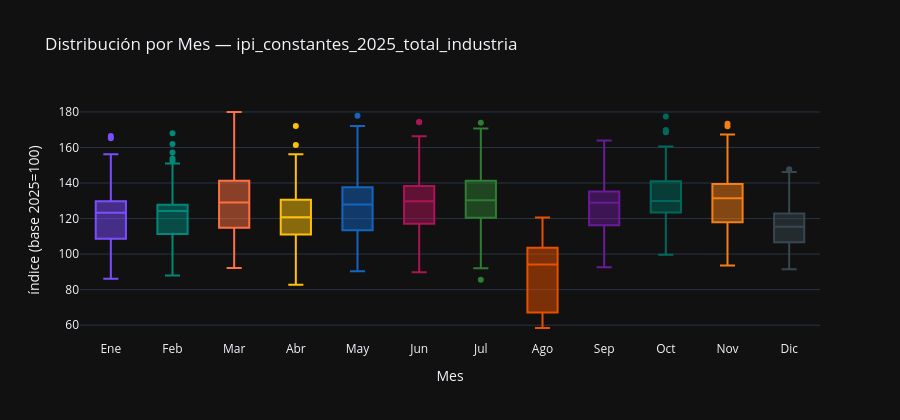

Notebook code cell kept with this figure:
### Markdown cell above
### Análisis:

El `ipi_constantes_2025_total_industria` presenta 17 outliers por criterio IQR y ninguno por z-score, una combinación que tiene una causa directa y reveladora: los outliers por IQR no son anomalías sino los mínimos estacionales de agosto, que la fuerte caída del verano industrial sitúa de forma recurrente por debajo del bigote inferior de la distribución. Que el z-score no detecte ninguno confirma que estos valores, aunque extremos respecto al cuerpo de la distribución, están dentro de las tres desviaciones típicas y forman parte del patrón regular de la serie.

Los diez valores extremos lo confirman: los cinco mínimos corresponden todos al mes de agosto (1982, 1981, 1975, 1983 y 1980, entre 58,40 y 61,49), los meses de menor actividad fabril en el periodo de tipos de producción más bajos, y los cinco máximos al pico industrial de 2006-2007 (entre 174,42 y 179,98), justo antes del colapso de la crisis financiera. Ninguno es una anomalía de medición: los mínimos son la estacionalidad de agosto y los máximos el techo histórico de la producción industrial española, dos rasgos genuinos de la serie.

### Code cell
if DATASET_CONFIG['frecuencia_original'] == 'trimestral':
    y_periodo = y.index.quarter.map({1:'T1', 2:'T2', 3:'T3', 4:'T4'})
    titulo_grupo = 'Trimestre'
    orden_periodos = ['T1', 'T2', 'T3', 'T4']
elif DATASET_CONFIG['frecuencia_original'] == 'mensual':
    meses = ['Ene','Feb','Mar','Abr','May','Jun','Jul','Ago','Sep','Oct','Nov','Dic']
    y_periodo = y.index.month.map({i+1: m for i, m in enumerate(meses)})
    titulo_grupo = 'Mes'
    orden_periodos = meses
else:
    meses = ['Ene','Feb','Mar','Abr','May','Jun','Jul','Ago','Sep','Oct','Nov','Dic']
    y_periodo = y.index.month.map({i+1: m for i, m in enumerate(meses)})
    titulo_grupo = 'Mes'
    orden_periodos = meses

colores_bp = ['#7C4DFF', '#00897B', '#FF7043', '#FFC107',
               '#1565C0', '#AD1457', '#2E7D32', '#E65100',
               '#6A1B9A', '#00695C', '#F57F17', '#37474F']

df_box = pd.DataFrame({
    'periodo': y_periodo.values,
    'valor': y.values,
    'fecha': y.index.strftime('%Y-%m-%d'),
})
df_box['periodo'] = pd.Categorical(df_box['periodo'],
                                    categories=[p for p in orden_periodos if p in df_box['periodo'].values],
                                    ordered=True)

fig = px.box(
    df_box, x='periodo', y='valor', color='periodo',
    hover_data=['fecha'],
    title=f'Distribución por {titulo_grupo} — {VAR_PRINCIPAL}',
    labels={'valor': UNIDADES, 'periodo': titulo_grupo, 'fecha': 'Fecha'},
    color_discrete_sequence=colores_bp,
    category_orders={'periodo': orden_periodos},
)
fig.update_layout(showlegend=False, height=420)
fig.show()

### Figure 1 — Plotly figure (JSON) as saved in the notebook; plotly's stock layout.template omitted (floating-point values rounded to 4 significant figures)
{"data": [{"alignmentgroup": "True", "customdata": [["1975-01-01"], ["1976-01-01"], ["1977-01-01"], ["1978-01-01"], ["1979-01-01"], ["1980-01-01"], ["1981-01-01"], ["1982-01-01"], ["1983-01-01"], ["1984-01-01"], ["1985-01-01"], ["1986-01-01"], ["1987-01-01"], ["1988-01-01"], ["1989-01-01"], ["1990-01-01"], ["1991-01-01"], ["1992-01-01"], ["1993-01-01"], ["1994-01-01"], ["1995-01-01"], ["1996-01-01"], ["1997-01-01"], ["1998-01-01"], ["1999-01-01"], ["2000-01-01"], ["2001-01-01"], ["2002-01-01"], ["2003-01-01"], ["2004-01-01"], ["2005-01-01"], ["2006-01-01"], ["2007-01-01"], ["2008-01-01"], ["2009-01-01"], ["2010-01-01"], ["2011-01-01"], ["2012-01-01"], ["2013-01-01"], ["2014-01-01"], ["2015-01-01"], ["2016-01-01"], ["2017-01-01"], ["2018-01-01"], ["2019-01-01"], ["2020-01-01"], ["2021-01-01"], ["2022-01-01"], ["2023-01-01"], ["2024-01-01"], ["2025-01-01"]], "hovertemplate": "Mes=%{x}<br>índice (base 2025=100)=%{y}<br>Fecha=%{customdata[0]}<extra></extra>", "legendgroup": "Ene", "marker": {"color": "#7C4DFF"}, "name": "Ene", "notched": false, "offsetgroup": "Ene", "orientation": "v", "showlegend": true, "type": "box", "x": ["Ene", "Ene", "Ene", "Ene", "Ene", "Ene", "Ene", "Ene", "Ene", "Ene", "Ene", "Ene", "Ene", "Ene", "Ene", "Ene", "Ene", "Ene", "Ene", "Ene", "Ene", "Ene", "Ene", "Ene", "Ene", "Ene", "Ene", "Ene", "Ene", "Ene", "Ene", "Ene", "Ene", "Ene", "Ene", "Ene", "Ene", "Ene", "Ene", "Ene", "Ene", "Ene", "Ene", "Ene", "Ene", "Ene", "Ene", "Ene", "Ene", "Ene", "Ene"], "x0": " ", "xaxis": "x", "y": [86.05, 86.36, 94.7, 100.1, 103.7, 106.0, 100.4, 97.17, 102.7, 106.3, 108.9, 108.6, 107.7, 110.9, 123.7, 129.0, 127.5, 123.3, 108.3, 112.0, 128.1, 126.2, 129.9, 135.8, 138.7, 145.7, 152.6, 149.2, 148.9, 144.4, 145.7, 156.2, 166.5, 165.2, 124.7, 118.5, 123.3, 120.0, 115.6, 115.3, 112.6, 116.1, 124.1, 128.3, 131.0, 125.4, 117.9, 121.8, 122.8, 127.5, 125.8], "y0": " ", "yaxis": "y"}, {"alignmentgroup": "True", "customdata": [["1975-02-01"], ["1976-02-01"], ["1977-02-01"], ["1978-02-01"], ["1979-02-01"], ["1980-02-01"], ["1981-02-01"], ["1982-02-01"], ["1983-02-01"], ["1984-02-01"], ["1985-02-01"], ["1986-02-01"], ["1987-02-01"], ["1988-02-01"], ["1989-02-01"], ["1990-02-01"], ["1991-02-01"], ["1992-02-01"], ["1993-02-01"], ["1994-02-01"], ["1995-02-01"], ["1996-02-01"], ["1997-02-01"], ["1998-02-01"], ["1999-02-01"], ["2000-02-01"], ["2001-02-01"], ["2002-02-01"], ["2003-02-01"], ["2004-02-01"], ["2005-02-01"], ["2006-02-01"], ["2007-02-01"], ["2008-02-01"], ["2009-02-01"], ["2010-02-01"], ["2011-02-01"], ["2012-02-01"], ["2013-02-01"], ["2014-02-01"], ["2015-02-01"], ["2016-02-01"], ["2017-02-01"], ["2018-02-01"], ["2019-02-01"], ["2020-02-01"], ["2021-02-01"], ["2022-02-01"], ["2023-02-01"], ["2024-02-01"], ["2025-02-01"]], "hovertemplate": "Mes=%{x}<br>índice (base 2025=100)=%{y}<br>Fecha=%{customdata[0]}<extra></extra>", "legendgroup": "Feb", "marker": {"color": "#00897B"}, "name": "Feb", "notched": false, "offsetgroup": "Feb", "orientation": "v", "showlegend": true, "type": "box", "x": ["Feb", "Feb", "Feb", "Feb", "Feb", "Feb", "Feb", "Feb", "Feb", "Feb", "Feb", "Feb", "Feb", "Feb", "Feb", "Feb", "Feb", "Feb", "Feb", "Feb", "Feb", "Feb", "Feb", "Feb", "Feb", "Feb", "Feb", "Feb", "Feb", "Feb", "Feb", "Feb", "Feb", "Feb", "Feb", "Feb", "Feb", "Feb", "Feb", "Feb", "Feb", "Feb", "Feb", "Feb", "Feb", "Feb", "Feb", "Feb", "Feb", "Feb", "Feb"], "x0": " ", "xaxis": "x", "y": [87.9, 89.45, 99.03, 100.4, 97.02, 105.7, 102.3, 99.65, 102.3, 107.2, 104.0, 108.1, 112.9, 118.6, 121.3, 121.4, 121.6, 124.2, 110.9, 116.9, 124.8, 125.9, 125.4, 140.3, 140.1, 153.9, 148.6, 146.8, 149.7, 152.5, 150.9, 157.1, 161.9, 168.1, 127.3, 124.8, 127.8, 123.5, 112.7, 115.9, 117.2, 125.0, 123.3, 126.7, 126.8, 126.4, 122.1, 126.7, 125.4, 130.7, 127.7], "y0": " ", "yaxis": "y"}, {"alignmentgroup": "True", "customdata": [["1975-03-01"], ["1976-03-01"], ["1977-03-01"], ["1978-03-01"], ["1979-03-01"], ["1980-03-01"], ["1981-03-01"], ["1982-03-01"], ["1983-03-01"], ["1984-03-01"], ["1985-03-01"], ["1986-03-01"], ["1987-03-01"], ["1988-03-01"], ["1989-03-01"], ["1990-03-01"], ["1991-03-01"], ["1992-03-01"], ["1993-03-01"], ["1994-03-01"], ["1995-03-01"], ["1996-03-01"], ["1997-03-01"], ["1998-03-01"], ["1999-03-01"], ["2000-03-01"], ["2001-03-01"], ["2002-03-01"], ["2003-03-01"], ["2004-03-01"], ["2005-03-01"], ["2006-03-01"], ["2007-03-01"], ["2008-03-01"], ["2009-03-01"], ["2010-03-01"], ["2011-03-01"], ["2012-03-01"], ["2013-03-01"], ["2014-03-01"], ["2015-03-01"], ["2016-03-01"], ["2017-03-01"], ["2018-03-01"], ["2019-03-01"], ["2020-03-01"], ["2021-03-01"], ["2022-03-01"], ["2023-03-01"], ["2024-03-01"], ["2025-03-01"]], "hovertemplate": "Mes=%{x}<br>índice (base 2025=100)=%{y}<br>Fecha=%{customdata[0]}<extra></extra>", "legendgroup": "Mar", "marker": {"color": "#FF7043"}, "name": "Mar", "notched": false, "offsetgroup": "Mar", "orientation": "v", "showlegend": true, "type": "box", "x": ["Mar", "Mar", "Mar", "Mar", "Mar", "Mar", "Mar", "Mar", "Mar", "Mar", "Mar", "Mar", "Mar", "Mar", "Mar", "Mar", "Mar", "Mar", "Mar", "Mar", "Mar", "Mar", "Mar", "Mar", "Mar", "Mar", "Mar", "Mar", "Mar", "Mar", "Mar", "Mar", "Mar", "Mar", "Mar", "Mar", "Mar", "Mar", "Mar", "Mar", "Mar", "Mar", "Mar", "Mar", "Mar", "Mar", "Mar", "Mar", "Mar", "Mar", "Mar"], "x0": " ", "xaxis": "x", "y": [92.23, 95.63, 108.3, 102.9, 106.0, 107.1, 107.8, 109.7, 111.4, 110.5, 109.5, 107.7, 118.8, 127.1, 127.1, 133.3, 119.0, 128.1, 120.5, 127.3, 140.1, 130.9, 130.7, 149.1, 152.0, 167.5, 161.4, 144.0, 158.0, 169.6, 158.5, 178.1, 180.0, 152.5, 131.9, 140.9, 141.4, 126.8, 113.7, 122.8, 129.0, 127.8, 139.7, 134.5, 134.3, 118.1, 136.4, 136.3, 142.7, 125.4, 135.8], "y0": " ", "yaxis": "y"}, {"alignmentgroup": "True", "customdata": [["1975-04-01"], ["1976-04-01"], ["1977-04-01"], ["1978-04-01"], ["1979-04-01"], ["1980-04-01"], ["1981-04-01"], ["1982-04-01"], ["1983-04-01"], ["1984-04-01"], ["1985-04-01"], ["1986-04-01"], ["1987-04-01"], ["1988-04-01"], ["1989-04-01"], ["1990-04-01"], ["1991-04-01"], ["1992-04-01"], ["1993-04-01"], ["1994-04-01"], ["1995-04-01"], ["1996-04-01"], ["1997-04-01"], ["1998-04-01"], ["1999-04-01"], ["2000-04-01"], ["2001-04-01"], ["2002-04-01"], ["2003-04-01"], ["2004-04-01"], ["2005-04-01"], ["2006-04-01"], ["2007-04-01"], ["2008-04-01"], ["2009-04-01"], ["2010-04-01"], ["2011-04-01"], ["2012-04-01"], ["2013-04-01"], ["2014-04-01"], ["2015-04-01"], ["2016-04-01"], ["2017-04-01"], ["2018-04-01"], ["2019-04-01"], ["2020-04-01"], ["2021-04-01"], ["2022-04-01"], ["2023-04-01"], ["2024-04-01"], ["2025-04-01"]], "hovertemplate": "Mes=%{x}<br>índice (base 2025=100)=%{y}<br>Fecha=%{customdata[0]}<extra></extra>", "legendgroup": "Abr", "marker": {"color": "#FFC107"}, "name": "Abr", "notched": false, "offsetgroup": "Abr", "orientation": "v", "showlegend": true, "type": "box", "x": ["Abr", "Abr", "Abr", "Abr", "Abr", "Abr", "Abr", "Abr", "Abr", "Abr", "Abr", "Abr", "Abr", "Abr", "Abr", "Abr", "Abr", "Abr", "Abr", "Abr", "Abr", "Abr", "Abr", "Abr", "Abr", "Abr", "Abr", "Abr", "Abr", "Abr", "Abr", "Abr", "Abr", "Abr", "Abr", "Abr", "Abr", "Abr", "Abr", "Abr", "Abr", "Abr", "Abr", "Abr", "Abr", "Abr", "Abr", "Abr", "Abr", "Abr", "Abr"], "x0": " ", "xaxis": "x", "y": [91.15, 94.55, 99.03, 101.3, 97.48, 102.0, 101.8, 100.6, 103.8, 100.4, 104.3, 116.2, 112.3, 116.8, 125.4, 118.0, 125.6, 120.8, 110.9, 119.3, 119.7, 120.8, 142.3, 138.1, 141.2, 141.0, 140.6, 156.2, 148.9, 150.5, 161.4, 146.3, 153.7, 172.1, 123.3, 127.0, 120.7, 111.3, 118.2, 115.7, 118.5, 129.5, 115.4, 128.3, 125.7, 82.8, 123.9, 123.7, 117.0, 131.0, 123.5], "y0": " ", "yaxis": "y"}, {"alignmentgroup": "True", "customdata": [["1975-05-01"], ["1976-05-01"], ["1977-05-01"], ["1978-05-01"], ["1979-05-01"], ["1980-05-01"], ["1981-05-01"], ["1982-05-01"], ["1983-05-01"], ["1984-05-01"], ["1985-05-01"], ["1986-05-01"], ["1987-05-01"], ["1988-05-01"], ["1989-05-01"], ["1990-05-01"], ["1991-05-01"], ["1992-05-01"], ["1993-05-01"], ["1994-05-01"], ["1995-05-01"], ["1996-05-01"], ["1997-05-01"], ["1998-05-01"], ["1999-05-01"], ["2000-05-01"], ["2001-05-01"], ["2002-05-01"], ["2003-05-01"], ["2004-05-01"], ["2005-05-01"], ["2006-05-01"], ["2007-05-01"], ["2008-05-01"], ["2009-05-01"], ["2010-05-01"], ["2011-05-01"], ["2012-05-01"], ["2013-05-01"], ["2014-05-01"], ["2015-05-01"], ["2016-05-01"], ["2017-05-01"], ["2018-05-01"], ["2019-05-01"], ["2020-05-01"], ["2021-05-01"], ["2022-05-01"], ["2023-05-01"], ["2024-05-01"], ["2025-05-01"]], "hovertemplate": "Mes=%{x}<br>índice (base 2025=100)=%{y}<br>Fecha=%{customdata[0]}<extra></extra>", "legendgroup": "May", "marker": {"color": "#1565C0"}, "name": "May", "notched": false, "offsetgroup": "May", "orientation": "v", "showlegend": true, "type": "box", "x": ["May", "May", "May", "May", "May", "May", "May", "May", "May", "May", "May", "May", "May", "May", "May", "May", "May", "May", "May", "May", "May", "May", "May", "May", "May", "May", "May", "May", "May", "May", "May", "May", "May", "May", "May", "May", "May", "May", "May", "May", "May", "May", "May", "May", "May", "May", "May", "May", "May", "May", "May"], "x0": " ", "xaxis": "x", "y": [90.38, 96.4, 104.4, 102.3, 109.7, 107.4, 105.4, 105.7, 109.7, 110.3, 111.4, 112.2, 118.3, 124.4, 128.7, 131.6, 127.8, 123.3, 117.1, 125.4, 137.7, 133.3, 137.2, 144.8, 149.2, 163.6, 162.1, 158.7, 156.5, 160.8, 161.3, 172.1, 177.8, 162.8, 126.5, 133.0, 132.7, 126.3, 122.5, 123.3, 124.9, 127.8, 135.7, 137.3, 139.5, 100.4, 128.0, 137.2, 135.9, 135.5, 134.2], "y0": " ", "yaxis": "y"}, {"alignmentgroup": "True", "customdata": [["1975-06-01"], ["1976-06-01"], ["1977-06-01"], ["1978-06-01"], ["1979-06-01"], ["1980-06-01"], ["1981-06-01"], ["1982-06-01"], ["1983-06-01"], ["1984-06-01"], ["1985-06-01"], ["1986-06-01"], ["1987-06-01"], ["1988-06-01"], ["1989-06-01"], ["1990-06-01"], ["1991-06-01"], ["1992-06-01"], ["1993-06-01"], ["1994-06-01"], ["1995-06-01"], ["1996-06-01"], ["1997-06-01"], ["1998-06-01"], ["1999-06-01"], ["2000-06-01"], ["2001-06-01"], ["2002-06-01"], ["2003-06-01"], ["2004-06-01"], ["2005-06-01"], ["2006-06-01"], ["2007-06-01"], ["2008-06-01"], ["2009-06-01"], ["2010-06-01"], ["2011-06-01"], ["2012-06-01"], ["2013-06-01"], ["2014-06-01"], ["2015-06-01"], ["2016-06-01"], ["2017-06-01"], ["2018-06-01"], ["2019-06-01"], ["2020-06-01"], ["2021-06-01"], ["2022-06-01"], ["2023-06-01"], ["2024-06-01"], ["2025-06-01"]], "hovertemplate": "Mes=%{x}<br>índice (base 2025=100)=%{y}<br>Fecha=%{customdata[0]}<extra></extra>", "legendgroup": "Jun", "marker": {"color": "#AD1457"}, "name": "Jun", "notched": false, "offsetgroup": "Jun", "orientation": "v", "showlegend": true, "type": "box", "x": ["Jun", "Jun", "Jun", "Jun", "Jun", "Jun", "Jun", "Jun", "Jun", "Jun", "Jun", "Jun", "Jun", "Jun", "Jun", "Jun", "Jun", "Jun", "Jun", "Jun", "Jun", "Jun", "Jun", "Jun", "Jun", "Jun", "Jun", "Jun", "Jun", "Jun", "Jun", "Jun", "Jun", "Jun", "Jun", "Jun", "Jun", "Jun", "Jun", "Jun", "Jun", "Jun", "Jun", "Jun", "Jun", "Jun", "Jun", "Jun", "Jun", "Jun", "Jun"], "x0": " ", "xaxis": "x", "y": [89.76, 94.39, 99.34, 106.1, 105.5, 102.7, 105.4, 102.6, 106.9, 105.2, 102.9, 113.7, 119.6, 123.3, 132.4, 131.6, 125.8, 126.4, 119.0, 129.6, 138.6, 130.5, 140.4, 152.2, 155.0, 163.1, 159.1, 150.6, 157.1, 166.4, 166.2, 174.3, 174.4, 155.4, 133.2, 137.5, 134.2, 124.3, 118.5, 121.8, 130.8, 129.5, 135.2, 132.3, 129.7, 116.7, 129.0, 137.3, 134.1, 128.1, 134.0], "y0": " ", "yaxis": "y"}, {"alignmentgroup": "True", "customdata": [["1975-07-01"], ["1976-07-01"], ["1977-07-01"], ["1978-07-01"], ["1979-07-01"], ["1980-07-01"], ["1981-07-01"], ["1982-07-01"], ["1983-07-01"], ["1984-07-01"], ["1985-07-01"], ["1986-07-01"], ["1987-07-01"], ["1988-07-01"], ["1989-07-01"], ["1990-07-01"], ["1991-07-01"], ["1992-07-01"], ["1993-07-01"], ["1994-07-01"], ["1995-07-01"], ["1996-07-01"], ["1997-07-01"], ["1998-07-01"], ["1999-07-01"], ["2000-07-01"], ["2001-07-01"], ["2002-07-01"], ["2003-07-01"], ["2004-07-01"], ["2005-07-01"], ["2006-07-01"], ["2007-07-01"], ["2008-07-01"], ["2009-07-01"], ["2010-07-01"], ["2011-07-01"], ["2012-07-01"], ["2013-07-01"], ["2014-07-01"], ["2015-07-01"], ["2016-07-01"], ["2017-07-01"], ["2018-07-01"], ["2019-07-01"], ["2020-07-01"], ["2021-07-01"], ["2022-07-01"], ["2023-07-01"], ["2024-07-01"], ["2025-07-01"]], "hovertemplate": "Mes=%{x}<br>índice (base 2025=100)=%{y}<br>Fecha=%{customdata[0]}<extra></extra>", "legendgroup": "Jul", "marker": {"color": "#2E7D32"}, "name": "Jul", "notched": false, "offsetgroup": "Jul", "orientation": "v", "showlegend": true, "type": "box", "x": ["Jul", "Jul", "Jul", "Jul", "Jul", "Jul", "Jul", "Jul", "Jul", "Jul", "Jul", "Jul", "Jul", "Jul", "Jul", "Jul", "Jul", "Jul", "Jul", "Jul", "Jul", "Jul", "Jul", "Jul", "Jul", "Jul", "Jul", "Jul", "Jul", "Jul", "Jul", "Jul", "Jul", "Jul", "Jul", "Jul", "Jul", "Jul", "Jul", "Jul", "Jul", "Jul", "Jul", "Jul", "Jul", "Jul", "Jul", "Jul", "Jul", "Jul", "Jul"], "x0": " ", "xaxis": "x", "y": [85.59, 95.48, 92.08, 95.32, 101.0, 102.3, 107.5, 103.5, 101.7, 105.5, 110.0, 115.1, 126.5, 122.4, 128.5, 128.2, 128.4, 128.4, 119.9, 126.2, 130.5, 135.6, 146.9, 155.4, 157.7, 157.9, 157.3, 162.8, 166.1, 166.4, 160.7, 166.5, 174.0, 170.7, 141.8, 138.6, 133.1, 127.2, 128.3, 129.7, 137.5, 126.8, 130.3, 135.0, 139.7, 130.9, 130.9, 132.5, 129.3, 135.0, 138.4], "y0": " ", "yaxis": "y"}, {"alignmentgroup": "True", "customdata": [["1975-08-01"], ["1976-08-01"], ["1977-08-01"], ["1978-08-01"], ["1979-08-01"], ["1980-08-01"], ["1981-08-01"], ["1982-08-01"], ["1983-08-01"], ["1984-08-01"], ["1985-08-01"], ["1986-08-01"], ["1987-08-01"], ["1988-08-01"], ["1989-08-01"], ["1990-08-01"], ["1991-08-01"], ["1992-08-01"], ["1993-08-01"], ["1994-08-01"], ["1995-08-01"], ["1996-08-01"], ["1997-08-01"], ["1998-08-01"], ["1999-08-01"], ["2000-08-01"], ["2001-08-01"], ["2002-08-01"], ["2003-08-01"], ["2004-08-01"], ["2005-08-01"], ["2006-08-01"], ["2007-08-01"], ["2008-08-01"], ["2009-08-01"], ["2010-08-01"], ["2011-08-01"], ["2012-08-01"], ["2013-08-01"], ["2014-08-01"], ["2015-08-01"], ["2016-08-01"], ["2017-08-01"], ["2018-08-01"], ["2019-08-01"], ["2020-08-01"], ["2021-08-01"], ["2022-08-01"], ["2023-08-01"], ["2024-08-01"], ["2025-08-01"]], "hovertemplate": "Mes=%{x}<br>índice (base 2025=100)=%{y}<br>Fecha=%{customdata[0]}<extra></extra>", "legendgroup": "Ago", "marker": {"color": "#E65100"}, "name": "Ago", "notched": false, "offsetgroup": "Ago", "orientation": "v", "showlegend": true, "type": "box", "x": ["Ago", "Ago", "Ago", "Ago", "Ago", "Ago", "Ago", "Ago", "Ago", "Ago", "Ago", "Ago", "Ago", "Ago", "Ago", "Ago", "Ago", "Ago", "Ago", "Ago", "Ago", "Ago", "Ago", "Ago", "Ago", "Ago", "Ago", "Ago", "Ago", "Ago", "Ago", "Ago", "Ago", "Ago", "Ago", "Ago", "Ago", "Ago", "Ago", "Ago", "Ago", "Ago", "Ago", "Ago", "Ago", "Ago", "Ago", "Ago", "Ago", "Ago", "Ago"], "x0": " ", "xaxis": "x", "y": [59.79, 62.57, 63.5, 65.2, 66.43, 61.49, 59.32, 58.4, 61.33, 65.5, 64.42, 61.95, 65.2, 69.21, 73.85, 73.54, 72.46, 72.3, 69.83, 78.95, 82.81, 81.57, 88.06, 94.08, 99.65, 106.9, 110.3, 105.7, 104.0, 110.0, 114.5, 117.9, 120.7, 106.8, 95.48, 98.72, 101.9, 98.32, 94.02, 91.75, 96.31, 101.9, 104.6, 105.7, 104.7, 98.51, 101.8, 107.2, 102.4, 98.43, 98.63], "y0": " ", "yaxis": "y"}, {"alignmentgroup": "True", "customdata": [["1975-09-01"], ["1976-09-01"], ["1977-09-01"], ["1978-09-01"], ["1979-09-01"], ["1980-09-01"], ["1981-09-01"], ["1982-09-01"], ["1983-09-01"], ["1984-09-01"], ["1985-09-01"], ["1986-09-01"], ["1987-09-01"], ["1988-09-01"], ["1989-09-01"], ["1990-09-01"], ["1991-09-01"], ["1992-09-01"], ["1993-09-01"], ["1994-09-01"], ["1995-09-01"], ["1996-09-01"], ["1997-09-01"], ["1998-09-01"], ["1999-09-01"], ["2000-09-01"], ["2001-09-01"], ["2002-09-01"], ["2003-09-01"], ["2004-09-01"], ["2005-09-01"], ["2006-09-01"], ["2007-09-01"], ["2008-09-01"], ["2009-09-01"], ["2010-09-01"], ["2011-09-01"], ["2012-09-01"], ["2013-09-01"], ["2014-09-01"], ["2015-09-01"], ["2016-09-01"], ["2017-09-01"], ["2018-09-01"], ["2019-09-01"], ["2020-09-01"], ["2021-09-01"], ["2022-09-01"], ["2023-09-01"], ["2024-09-01"], ["2025-09-01"]], "hovertemplate": "Mes=%{x}<br>índice (base 2025=100)=%{y}<br>Fecha=%{customdata[0]}<extra></extra>", "legendgroup": "Sep", "marker": {"color": "#6A1B9A"}, "name": "Sep", "notched": false, "offsetgroup": "Sep", "orientation": "v", "showlegend": true, "type": "box", "x": ["Sep", "Sep", "Sep", "Sep", "Sep", "Sep", "Sep", "Sep", "Sep", "Sep", "Sep", "Sep", "Sep", "Sep", "Sep", "Sep", "Sep", "Sep", "Sep", "Sep", "Sep", "Sep", "Sep", "Sep", "Sep", "Sep", "Sep", "Sep", "Sep", "Sep", "Sep", "Sep", "Sep", "Sep", "Sep", "Sep", "Sep", "Sep", "Sep", "Sep", "Sep", "Sep", "Sep", "Sep", "Sep", "Sep", "Sep", "Sep", "Sep", "Sep", "Sep"], "x0": " ", "xaxis": "x", "y": [92.54, 98.56, 103.0, 105.4, 102.9, 104.6, 102.7, 107.1, 107.8, 104.9, 108.5, 113.2, 120.8, 123.9, 129.0, 125.9, 126.4, 121.4, 119.6, 128.8, 129.8, 128.7, 142.3, 147.4, 153.6, 153.7, 149.2, 152.6, 156.0, 162.5, 163.0, 163.9, 161.8, 154.2, 134.6, 133.0, 131.5, 115.1, 119.3, 123.6, 128.4, 129.4, 129.7, 125.9, 129.6, 128.9, 130.4, 135.4, 128.9, 129.1, 134.8], "y0": " ", "yaxis": "y"}, {"alignmentgroup": "True", "customdata": [["1975-10-01"], ["1976-10-01"], ["1977-10-01"], ["1978-10-01"], ["1979-10-01"], ["1980-10-01"], ["1981-10-01"], ["1982-10-01"], ["1983-10-01"], ["1984-10-01"], ["1985-10-01"], ["1986-10-01"], ["1987-10-01"], ["1988-10-01"], ["1989-10-01"], ["1990-10-01"], ["1991-10-01"], ["1992-10-01"], ["1993-10-01"], ["1994-10-01"], ["1995-10-01"], ["1996-10-01"], ["1997-10-01"], ["1998-10-01"], ["1999-10-01"], ["2000-10-01"], ["2001-10-01"], ["2002-10-01"], ["2003-10-01"], ["2004-10-01"], ["2005-10-01"], ["2006-10-01"], ["2007-10-01"], ["2008-10-01"], ["2009-10-01"], ["2010-10-01"], ["2011-10-01"], ["2012-10-01"], ["2013-10-01"], ["2014-10-01"], ["2015-10-01"], ["2016-10-01"], ["2017-10-01"], ["2018-10-01"], ["2019-10-01"], ["2020-10-01"], ["2021-10-01"], ["2022-10-01"], ["2023-10-01"], ["2024-10-01"], ["2025-10-01"]], "hovertemplate": "Mes=%{x}<br>índice (base 2025=100)=%{y}<br>Fecha=%{customdata[0]}<extra></extra>", "legendgroup": "Oct", "marker": {"color": "#00695C"}, "name": "Oct", "notched": false, "offsetgroup": "Oct", "orientation": "v", "showlegend": true, "type": "box", "x": ["Oct", "Oct", "Oct", "Oct", "Oct", "Oct", "Oct", "Oct", "Oct", "Oct", "Oct", "Oct", "Oct", "Oct", "Oct", "Oct", "Oct", "Oct", "Oct", "Oct", "Oct", "Oct", "Oct", "Oct", "Oct", "Oct", "Oct", "Oct", "Oct", "Oct", "Oct", "Oct", "Oct", "Oct", "Oct", "Oct", "Oct", "Oct", "Oct", "Oct", "Oct", "Oct", "Oct", "Oct", "Oct", "Oct", "Oct", "Oct", "Oct", "Oct", "Oct"], "x0": " ", "xaxis": "x", "y": [99.65, 100.6, 103.0, 109.1, 109.4, 113.6, 109.5, 104.4, 106.8, 112.6, 121.6, 123.3, 125.4, 124.1, 131.9, 129.9, 137.3, 123.7, 119.4, 128.2, 132.9, 141.0, 153.6, 152.0, 151.7, 155.9, 160.5, 168.7, 169.8, 158.0, 158.0, 168.5, 177.5, 155.9, 136.0, 131.2, 124.9, 124.2, 125.6, 126.7, 126.5, 124.9, 133.3, 138.3, 139.6, 130.9, 126.9, 129.5, 130.2, 138.5, 140.6], "y0": " ", "yaxis": "y"}, {"alignmentgroup": "True", "customdata": [["1975-11-01"], ["1976-11-01"], ["1977-11-01"], ["1978-11-01"], ["1979-11-01"], ["1980-11-01"], ["1981-11-01"], ["1982-11-01"], ["1983-11-01"], ["1984-11-01"], ["1985-11-01"], ["1986-11-01"], ["1987-11-01"], ["1988-11-01"], ["1989-11-01"], ["1990-11-01"], ["1991-11-01"], ["1992-11-01"], ["1993-11-01"], ["1994-11-01"], ["1995-11-01"], ["1996-11-01"], ["1997-11-01"], ["1998-11-01"], ["1999-11-01"], ["2000-11-01"], ["2001-11-01"], ["2002-11-01"], ["2003-11-01"], ["2004-11-01"], ["2005-11-01"], ["2006-11-01"], ["2007-11-01"], ["2008-11-01"], ["2009-11-01"], ["2010-11-01"], ["2011-11-01"], ["2012-11-01"], ["2013-11-01"], ["2014-11-01"], ["2015-11-01"], ["2016-11-01"], ["2017-11-01"], ["2018-11-01"], ["2019-11-01"], ["2020-11-01"], ["2021-11-01"], ["2022-11-01"], ["2023-11-01"], ["2024-11-01"]], "hovertemplate": "Mes=%{x}<br>índice (base 2025=100)=%{y}<br>Fecha=%{customdata[0]}<extra></extra>", "legendgroup": "Nov", "marker": {"color": "#F57F17"}, "name": "Nov", "notched": false, "offsetgroup": "Nov", "orientation": "v", "showlegend": true, "type": "box", "x": ["Nov", "Nov", "Nov", "Nov", "Nov", "Nov", "Nov", "Nov", "Nov", "Nov", "Nov", "Nov", "Nov", "Nov", "Nov", "Nov", "Nov", "Nov", "Nov", "Nov", "Nov", "Nov", "Nov", "Nov", "Nov", "Nov", "Nov", "Nov", "Nov", "Nov", "Nov", "Nov", "Nov", "Nov", "Nov", "Nov", "Nov", "Nov", "Nov", "Nov", "Nov", "Nov", "Nov", "Nov", "Nov", "Nov", "Nov", "Nov", "Nov", "Nov"], "x0": " ", "xaxis": "x", "y": [93.62, 102.3, 102.4, 110.0, 111.5, 108.3, 107.4, 107.8, 109.2, 110.9, 114.2, 116.6, 124.2, 130.1, 133.8, 134.1, 130.4, 119.6, 122.4, 134.1, 135.6, 133.5, 142.0, 150.0, 157.9, 163.9, 156.0, 156.8, 158.2, 165.6, 167.3, 173.3, 171.9, 140.4, 134.9, 139.5, 128.4, 118.4, 118.2, 117.9, 125.0, 131.0, 137.2, 132.7, 131.9, 129.1, 135.9, 134.6, 135.0, 130.3], "y0": " ", "yaxis": "y"}, {"alignmentgroup": "True", "customdata": [["1975-12-01"], ["1976-12-01"], ["1977-12-01"], ["1978-12-01"], ["1979-12-01"], ["1980-12-01"], ["1981-12-01"], ["1982-12-01"], ["1983-12-01"], ["1984-12-01"], ["1985-12-01"], ["1986-12-01"], ["1987-12-01"], ["1988-12-01"], ["1989-12-01"], ["1990-12-01"], ["1991-12-01"], ["1992-12-01"], ["1993-12-01"], ["1994-12-01"], ["1995-12-01"], ["1996-12-01"], ["1997-12-01"], ["1998-12-01"], ["1999-12-01"], ["2000-12-01"], ["2001-12-01"], ["2002-12-01"], ["2003-12-01"], ["2004-12-01"], ["2005-12-01"], ["2006-12-01"], ["2007-12-01"], ["2008-12-01"], ["2009-12-01"], ["2010-12-01"], ["2011-12-01"], ["2012-12-01"], ["2013-12-01"], ["2014-12-01"], ["2015-12-01"], ["2016-12-01"], ["2017-12-01"], ["2018-12-01"], ["2019-12-01"], ["2020-12-01"], ["2021-12-01"], ["2022-12-01"], ["2023-12-01"], ["2024-12-01"]], "hovertemplate": "Mes=%{x}<br>índice (base 2025=100)=%{y}<br>Fecha=%{customdata[0]}<extra></extra>", "legendgroup": "Dic", "marker": {"color": "#37474F"}, "name": "Dic", "notched": false, "offsetgroup": "Dic", "orientation": "v", "showlegend": true, "type": "box", "x": ["Dic", "Dic", "Dic", "Dic", "Dic", "Dic", "Dic", "Dic", "Dic", "Dic", "Dic", "Dic", "Dic", "Dic", "Dic", "Dic", "Dic", "Dic", "Dic", "Dic", "Dic", "Dic", "Dic", "Dic", "Dic", "Dic", "Dic", "Dic", "Dic", "Dic", "Dic", "Dic", "Dic", "Dic", "Dic", "Dic", "Dic", "Dic", "Dic", "Dic", "Dic", "Dic", "Dic", "Dic", "Dic", "Dic", "Dic", "Dic", "Dic", "Dic"], "x0": " ", "xaxis": "x", "y": [91.46, 98.41, 103.7, 101.5, 98.87, 102.7, 102.3, 101.5, 106.4, 101.5, 106.0, 108.1, 113.2, 116.2, 114.0, 113.6, 117.1, 106.6, 113.1, 122.8, 116.9, 119.0, 131.5, 137.7, 145.1, 138.1, 132.1, 136.4, 142.0, 144.0, 146.1, 147.4, 147.7, 124.1, 122.2, 122.7, 115.0, 103.3, 107.5, 110.9, 114.7, 114.6, 118.2, 113.2, 115.8, 118.3, 122.3, 117.5, 111.7, 116.4], "y0": " ", "yaxis": "y"}], "layout": {"boxmode": "overlay", "height": 420, "legend": {"title": {"text": "Mes"}, "tracegroupgap": 0}, "showlegend": false, "title": {"text": "Distribución por Mes — ipi_constantes_2025_total_industria"}, "xaxis": {"anchor": "y", "categoryarray": ["Ene", "Feb", "Mar", "Abr", "May", "Jun", "Jul", "Ago", "Sep", "Oct", "Nov", "Dic"], "categoryorder": "array", "domain": [0.0, 1.0], "title": {"text": "Mes"}}, "yaxis": {"anchor": "x", "domain": [0.0, 1.0], "title": {"text": "índice (base 2025=100)"}}}}
